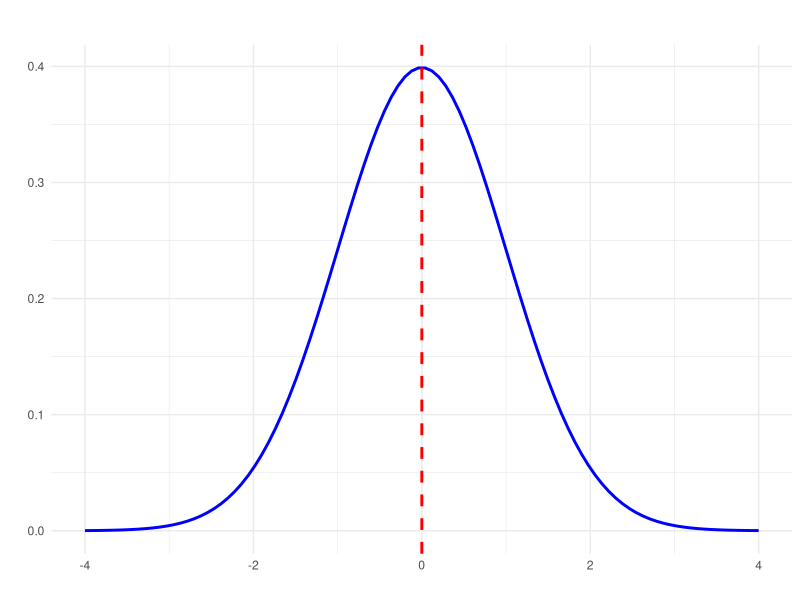
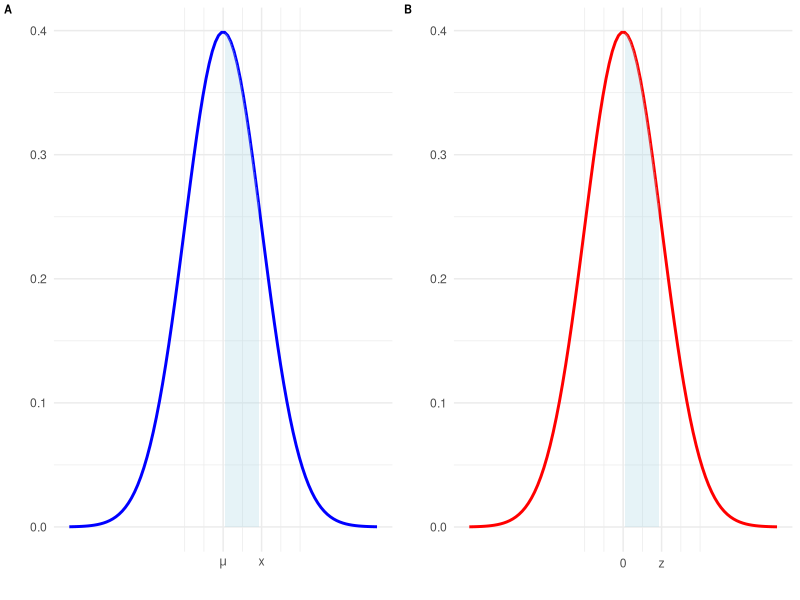
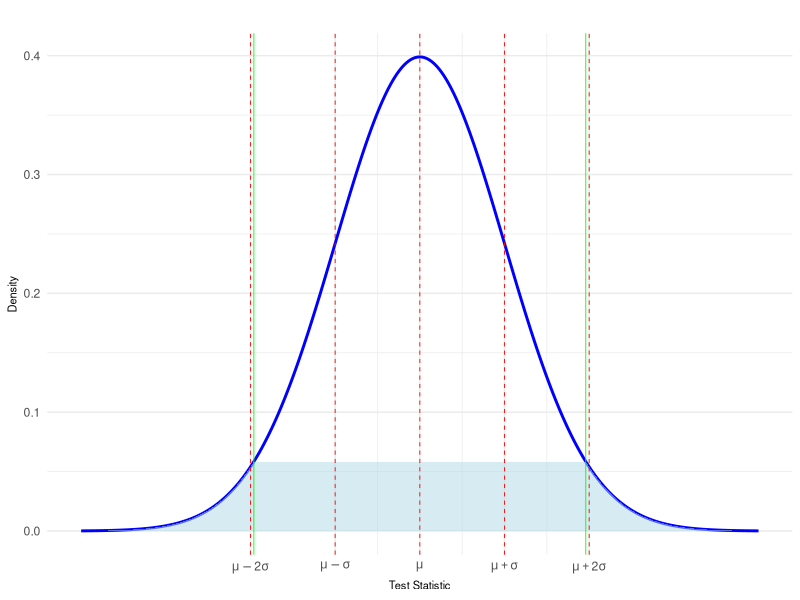
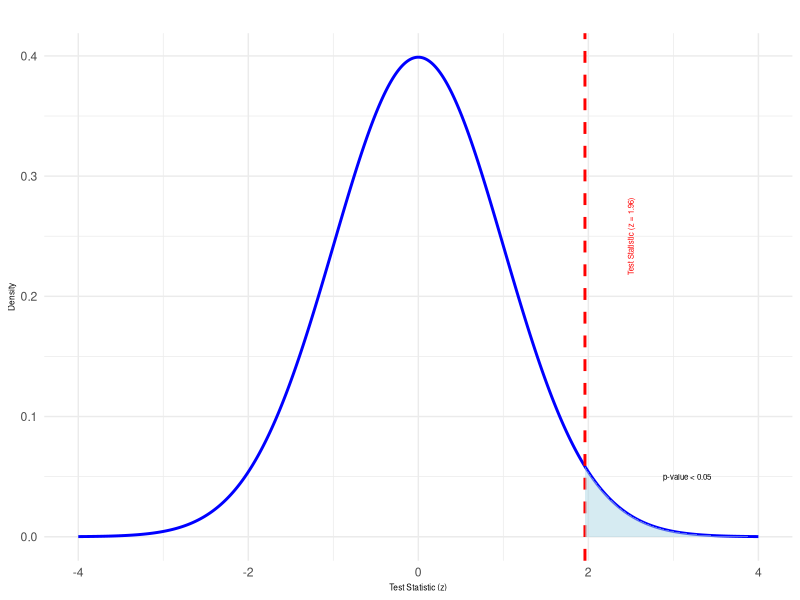

These figures' R source, in order: (Note: this script raises an error after producing the figures.)
## ---- chunk 1
# Load the necessary library
library(ggplot2)
library(dplyr)
# Parameters for the normal distribution
mean <- 0  # Mean 
sd <- 1    # Standard deviation 

# Generate a sequence of x values
x <- seq(-4, 4, length = 100)

# Calculate the density of the normal distribution for each x value
y <- dnorm(x, mean, sd)

# Create a data frame for ggplot
data <- data.frame(x = x, y = y)

# Plot the normal distribution
ggplot(data, aes(x = x, y = y)) +
  geom_line(color = "blue", size = 1) +
  geom_vline(xintercept = mean, linetype = "dashed", color = "red", size = 1) +
  labs(title = "", subtitle = expression(paste("")),x = "", y = "") +
  theme(axis.text.y = element_blank(), # Remove y-axis numbers
      #  axis.ticks.y = element_blank(), # Remove y-axis ticks
        axis.title.y = element_blank()) +# Remove y-axis title
  theme_minimal()

## ---- chunk 2
# Load necessary libraries
library(ggplot2)
library(cowplot)

# Define standard deviation and mean
mu <- 2
sd <- 1

# Create a data frame for the first plot (normal distribution centered at mu)
x_vals <- seq(mu - 4 * sd, mu + 4 * sd, length.out = 100)
dist1 <- dnorm(x_vals, mean = mu, sd = sd)
data1 <- data.frame(x = x_vals, y = dist1)

# Create a data frame for the second plot (normal distribution centered at 0)
x_vals2 <- seq(-4 * sd, 4 * sd, length.out = 100)
dist2 <- dnorm(x_vals2, mean = 0, sd = sd)
data2 <- data.frame(x = x_vals2, y = dist2)

# First plot: Normal distribution with mean mu
plot1 <- ggplot(data1, aes(x = x, y = y)) +
  geom_line(color = "blue", size = 1) +             # Plot the line
  geom_ribbon(data = subset(data1, x >= mu & x <= mu + sd), aes(ymin = 0, ymax = y), fill = "lightblue", alpha = 0.3) + # Fill light blue from mu to 1 SD
  labs(x = "", y = "") +
  scale_x_continuous(breaks = c(mu, mu + sd), labels = c(expression(mu), "x")) + # Label x-axis with mu and x at mu + 1 SD
  theme_minimal() +
  theme(axis.title.x = element_text(size = 14),axis.title.y = element_text(size = 14)
  )

# Second plot: Normal distribution with mean 0
plot2 <- ggplot(data2, aes(x = x, y = y)) +
  geom_line(color = "red", size = 1) +              # Plot the line
  geom_ribbon(data = subset(data2, x >= 0 & x <= 0 + sd), aes(ymin = 0, ymax = y), fill = "lightblue", alpha = 0.3) + # Fill light blue from 0 to 1 SD
  labs(x = "", y = "") +
  scale_x_continuous(breaks = c(0, 0 + sd), labels = c("0", "z")) + # Label x-axis with 0 and z at 1 SD
  theme_minimal() +
  theme(axis.title.x = element_text(size = 14), axis.title.y = element_text(size = 14)
  )

# Combine the two plots side by side
combined_plot <- plot_grid(plot1, plot2, labels = c("A", "B"), label_size = 8)

# Display the combined plot
print(combined_plot)

## ---- chunk 3
cat("$$t = \\frac{\\bar{X_1} - \\bar{X_2}}{\\sqrt{\\frac{s_1^2}{n_1} + \\frac{s_2^2}{n_2}}}$$")

## ---- chunk 4
cat("$$t = \\frac{\\bar{D}}{\\frac{s_D}{\\sqrt{n}}}$$")
## ---- chunk 5
cat("$$z = \\frac{\\bar{X} - \\mu}{\\frac{\\sigma}{\\sqrt{n}}}$$")
## ---- chunk 6
cat("$$F = \\frac{MST}{MSE}$$")
## ---- chunk 7
cat("$$r = \\frac{\\sum (x_i - \\bar{x})(y_i - \\bar{y})}{\\sqrt{\\sum (x_i - \\bar{x})^2 \\sum (y_i - \\bar{y})^2}}$$")
## ---- chunk 8
library(ggplot2)

# Define mean, standard deviation, and critical value for p < 0.05 (two-tailed)
mean <- 0  # Mean under the null hypothesis
sd <- 1    # Standard deviation for the standard normal distribution
test_stat <- 1.5  # Example of an observed test statistic

# Critical values for p < 0.05 in a two-tailed test (1.96 standard deviations)
critical_value <- qnorm(0.975, mean, sd)

# Create a sequence of x values for the plot
x_vals <- seq(mean - 4 * sd, mean + 4 * sd, length.out = 1000)

# Calculate the density (y-values) for the normal distribution
y_vals <- dnorm(x_vals, mean = mean, sd = sd)

# Create a data frame for plotting
data <- data.frame(x = x_vals, y = y_vals)

# Plot the normal distribution
ggplot(data, aes(x = x, y = y)) +
  geom_line(color = "blue", size = 1) +  # Plot the normal distribution curve
  geom_ribbon(data = subset(data, x <= -critical_value | x >= critical_value), 
              aes(ymin = 0, ymax = y), fill = "lightblue", alpha = 0.5) +  # Shade area beyond critical values
  geom_vline(xintercept = c(mean, mean + sd, mean - sd, mean + 2 * sd, mean - 2 * sd), 
             linetype = "dashed", color = "red", size = 0.3) +
  geom_vline(xintercept = c(-critical_value, critical_value), 
             color = "green", linetype = "solid", size = 0.3) +  # Lines for critical values
  scale_x_continuous(breaks = c(mean, mean - sd, mean + sd, mean - 2 * sd, mean + 2 * sd),
                     labels = c(expression(mu), expression(mu - sigma), expression(mu + sigma),
                                expression(mu - 2 * sigma), expression(mu + 2 * sigma))) +  # Label x-axis with mean and SDs
  labs(title = "", 
       x = "Test Statistic", 
       y = "Density") +
  theme_minimal() +
  theme(axis.title.x = element_text(size = 8),
        axis.title.y = element_text(size = 8),
        plot.title = element_text(hjust = 0.5))
## ---- chunk 9
# Load necessary libraries
library(ggplot2)

# Define mean, standard deviation, and observed test statistic
mean <- 0  # Mean of the standard normal distribution (under null hypothesis)
sd <- 1    # Standard deviation of the standard normal distribution
test_stat <- 1.96  # Example test statistic for a 95% confidence level (for significance level of 0.05)

# Create a sequence of x values for the plot
x_vals <- seq(mean - 4 * sd, mean + 4 * sd, length.out = 1000)

# Calculate the density (y-values) for the normal distribution
y_vals <- dnorm(x_vals, mean = mean, sd = sd)

# Create a data frame for plotting
data <- data.frame(x = x_vals, y = y_vals)

# Plot the normal distribution
ggplot(data, aes(x = x, y = y)) +
  geom_line(color = "blue", size = 1) +  # Plot the normal distribution curve
  geom_vline(xintercept = test_stat, color = "red", linetype = "dashed", size = 1) +  # Mark the test statistic (1.96)
  geom_ribbon(data = subset(data, x >= test_stat), aes(ymin = 0, ymax = y), fill = "lightblue", alpha = 0.5) +  # Shade area beyond test statistic (p-value)
  labs(title = "", x = "Test Statistic (z)", y = "Density") +
  annotate("text", x = 2.5, y = 0.25, label = "Test Statistic (z = 1.96)", color = "red", angle = 90, size=2) +
  annotate("text", x = test_stat + 1.2, y = 0.05, label = "p-value < 0.05", color = "black", size = 2) +
  theme_minimal() +
  theme(
    axis.title.x = element_text(size = 6),
    axis.title.y = element_text(size = 6),
    plot.title = element_text(hjust = 0.5)
  )

## ---- chunk 10
knitr::include_graphics("figs/plot1.png")
## ---- chunk 11
knitr::include_graphics("figs/fisher.png")
## ---- chunk 12
knitr::include_graphics("figs/criticalregion.png")
## ---- chunk 13
knitr::include_graphics("figs/plot2.png")
## ---- chunk 14
knitr::include_graphics("figs/significance.png")
## ---- chunk 15
# Create a data frame for the standard normal distribution
df <- data.frame(x = seq(-4, 4, length.out = 1000))
df$y <- dnorm(df$x)

# Plot 1: P(X < z)
z1 <- 1  # Example Z-score
p1 <- ggplot(df, aes(x = x, y = y)) +
  geom_line() +
  geom_area(data = subset(df, x < z1), aes(x = x, y = y), fill = "blue", alpha = 0.3) +
  geom_vline(xintercept = z1, linetype = "dashed", color = "red") +
  labs(title = "P(X < z)", x = "Z-score", y = "") +
  theme_minimal()+
  theme(plot.title = element_text(size = 5),
        axis.title.x = element_blank(),
        axis.title.y = element_text(size = 8),
        axis.text.y = element_text(size = 4),
        axis.text.x = element_text(size = 4))  # Adjust title size here

# Plot 2: P(X > z)
z2 <- 1  # Example Z-score
p2 <- ggplot(df, aes(x = x, y = y)) +
  geom_line() +
  geom_area(data = subset(df, x > z2), aes(x = x, y = y), fill = "blue", alpha = 0.3) +
  geom_vline(xintercept = z2, linetype = "dashed", color = "red") +
  labs(title = "P(X > z)", x = "Z-score", y = "") +
  theme_minimal()+
  theme(plot.title = element_text(size = 5),
        axis.title.y = element_text(size = 8),
        axis.title.x = element_blank(),
        axis.text.y = element_text(size = 4),
        axis.text.x = element_text(size = 4))  # Adjust title size here

# Plot 3: P(z1 < X < z2)
z1 <- -1  # Example Z-score 1
z2 <- 1    # Example Z-score 2
p3 <- ggplot(df, aes(x = x, y = y)) +
  geom_line() +
  geom_area(data = subset(df, x > z1 & x < z2), aes(x = x, y = y), fill = "blue", alpha = 0.3) +
  geom_vline(xintercept = c(z1, z2), linetype = "dashed", color = "red") +
  labs(title = "P(z1 < X < z2)", x = "Z-score", y = "") +
  theme_minimal()+
  theme(plot.title = element_text(size = 5),
        axis.title.y = element_text(size = 8),
        axis.title.x = element_text(size = 8),
        axis.text.y = element_text(size = 4),
        axis.text.x = element_text(size = 4))  # Adjust title size here

# Arrange the plots in a grid
library(gridExtra)
grid.arrange(p1, p2, p3, ncol = 1)
## ---- chunk 16
# Create data for the normal distribution
z_values <- seq(-3, 3, length.out = 100)
y_values <- dnorm(z_values)

# Create a data frame
data <- data.frame(z = z_values, density = y_values)

# Plot the normal distribution and shade the area below z = 0.76
ggplot(data, aes(x = z, y = density)) +
  geom_line() +
  geom_area(data = filter(data, z <= 0.76), fill = "blue", alpha = 0.5) +
  geom_vline(xintercept = 0.76, linetype = "dashed", color = "red") +
  annotate("text", x = 2, y = 0.05, label = "P(z < 0.76)", color = "blue", size = 4) +
  labs(title = "", x = "Z-score", y = "Density") + theme_minimal()

## ---- chunk 17
# Calculate the cumulative 
# probability for z = 0.76
z_score <- 0.76
p_value <- pnorm(z_score)
# Convert to percentage
percent_area <- p_value * 100
percent_area
## ---- chunk 18
# Create data for the normal distribution
z_values <- seq(-3, 3, length.out = 100)
y_values <- dnorm(z_values)

# Create a data frame
data <- data.frame(z = z_values, density = y_values)

# Plot the normal distribution and shade the area below z = 0.76
ggplot(data, aes(x = z, y = density)) +
  geom_line() +
  geom_area(data = filter(data, z <= 0.76), fill = "blue", alpha = 0.5) +
  geom_vline(xintercept = 0.76, linetype = "dashed", color = "red") +
  annotate("text", x = 2, y = 0.05, label = "P(z < 0.76)", color = "blue", size = 4) +
  labs(title = "",
       x = "Z-score",
       y = "Density") +
  theme_minimal()

## ---- chunk 19
# Calculate the z-score for the upper 5%
p_value <- 0.95
z_score <- qnorm(p_value)

# Create data for the normal distribution
z_values <- seq(-3, 3, length.out = 100)
y_values <- dnorm(z_values)

# Create a data frame
data <- data.frame(z = z_values, density = y_values)

# Plot the normal distribution and shade the area above the z-score
ggplot(data, aes(x = z, y = density)) +
  geom_line() +
  geom_area(data = filter(data, z >= z_score), fill = "blue", alpha = 0.5) +
  geom_vline(xintercept = z_score, linetype = "dashed", color = "red") +
  annotate("text", x = z_score + 0, y = 0.05, label = "z where:\n P>z = 0.05", color = "red", size = 4) +
  labs(title = "", x = "Z-score", y = "Density") + theme_minimal()

## ---- chunk 20
# Calculate the z-score for 
# the upper 5% (0.95 cumulative 
# probability)
p_value <- 0.95
z_score <- qnorm(p_value)
# Print the result
z_score
## ---- chunk 21
# Calculate the z-score for the upper 5%
p_value <- 0.95
z_score <- qnorm(p_value)

# Create data for the normal distribution
z_values <- seq(-3, 3, length.out = 100)
y_values <- dnorm(z_values)

# Create a data frame
data <- data.frame(z = z_values, density = y_values)

# Plot the normal distribution and shade the area above the z-score
ggplot(data, aes(x = z, y = density)) +
  geom_line() +
  geom_area(data = filter(data, z >= z_score), fill = "blue", alpha = 0.5) +
  geom_vline(xintercept = z_score, linetype = "dashed", color = "red") +
  annotate("text", x = z_score + 0, y = 0.05, label = "z where:\n P>z = 0.05", color = "red", size = 5) +
  labs(title = "", x = "Z-score", y = "Density") + theme_minimal()

## ---- chunk 22
# Parameters for the normal distribution
mean <- 100
sd <- 15

# Values to find the probability between
low_value <- 100
high_value <- 115

# Calculate the z-scores
z_low <- (low_value - mean) / sd
z_high <- (high_value - mean) / sd

# Calculate the probabilities using pnorm
p_low <- pnorm(z_low)
p_high <- pnorm(z_high)

# Probability of falling between 100 and 115
probability <- p_high - p_low

# Print the probability
print(paste("Probability of falling between 100 and 115:", round(probability, 4)))

# Create data for the normal distribution
x_values <- seq(mean - 4*sd, mean + 4*sd, length.out = 100)
y_values <- dnorm(x_values, mean, sd)

# Create a data frame
data <- data.frame(x = x_values, density = y_values)

# Plot the normal distribution and shade the area between 100 and 115
ggplot(data, aes(x = x, y = density)) +
  geom_line() +
  geom_area(data = filter(data, x >= low_value & x <= high_value), fill = "blue", alpha = 0.5) +
  geom_vline(xintercept = low_value, linetype = "dashed", color = "red") +
  geom_vline(xintercept = high_value, linetype = "dashed", color = "red") +
  labs(title = "", x = "Score", y = "Density") + theme_minimal()
## ---- chunk 23
# Parameters
mean <- 100
sd <- 15
# Values
low_value <- 100
high_value <- 115

# Calculate the z-scores
z_low <- (low_value-mean)/sd
z_high <- (high_value-mean)/sd
## ---- chunk 24
# Parameters for the normal distribution
mean <- 100
sd <- 15

# Values to find the probability between
low_value <- 100
high_value <- 115

# Calculate the z-scores
z_low <- (low_value - mean) / sd
z_high <- (high_value - mean) / sd

# Calculate the probabilities using pnorm
p_low <- pnorm(z_low)
p_high <- pnorm(z_high)

# Probability of falling between 100 and 115
probability <- p_high - p_low

# Print the probability
print(paste("Probability of falling between 100 and 115:", round(probability, 4)))

# Create data for the normal distribution
x_values <- seq(mean - 4*sd, mean + 4*sd, length.out = 100)
y_values <- dnorm(x_values, mean, sd)

# Create a data frame
data <- data.frame(x = x_values, density = y_values)

# Plot the normal distribution and shade the area between 100 and 115
ggplot(data, aes(x = x, y = density)) +
  geom_line() +
  geom_area(data = filter(data, x >= low_value & x <= high_value), fill = "blue", alpha = 0.5) +
  geom_vline(xintercept = low_value, linetype = "dashed", color = "red") +
  geom_vline(xintercept = high_value, linetype = "dashed", color = "red") +
  labs(title = "", x = "Score", y = "Density") + theme_minimal()
## ---- chunk 25
# Find the probabilities
p_low <- pnorm(z_low)
p_high <- pnorm(z_high)

# Probability of falling 
# between 100 and 115
probability <- p_high - p_low
probability
## ---- chunk 26
# Parameters for the normal distribution
mean <- 100
sd <- 15

# Values to find the probability between
low_value <- 100
high_value <- 115

# Calculate the z-scores
z_low <- (low_value - mean) / sd
z_high <- (high_value - mean) / sd

# Calculate the probabilities using pnorm
p_low <- pnorm(z_low)
p_high <- pnorm(z_high)

# Probability of falling between 100 and 115
probability <- p_high - p_low

# Print the probability
print(paste("Probability of falling between 100 and 115:", round(probability, 4)))

# Create data for the normal distribution
x_values <- seq(mean - 4*sd, mean + 4*sd, length.out = 100)
y_values <- dnorm(x_values, mean, sd)

# Create a data frame
data <- data.frame(x = x_values, density = y_values)

# Plot the normal distribution and shade the area between 100 and 115
ggplot(data, aes(x = x, y = density)) +
  geom_line() +
  geom_area(data = filter(data, x >= low_value & x <= high_value), fill = "blue", alpha = 0.5) +
  geom_vline(xintercept = low_value, linetype = "dashed", color = "red") +
  geom_vline(xintercept = high_value, linetype = "dashed", color = "red") +
  labs(title = "", x = "Score", y = "Density") + theme_minimal()
## ---- chunk 27
# Load necessary libraries
library(ggplot2)

# Given values
mean_lifespan <- 15.7
sd_lifespan <- 1.6
age_allison_cat <- 18

# Define the Z-score
z_score <- (age_allison_cat - mean_lifespan) / sd_lifespan

# Generate a sequence of x-values (ages) covering the normal distribution
x_values <- seq(mean_lifespan - 4 * sd_lifespan, mean_lifespan + 4 * sd_lifespan, length = 1000)

# Calculate the density for each x-value
density <- dnorm(x_values, mean = mean_lifespan, sd = sd_lifespan)

# Create a data frame for ggplot
df <- data.frame(x = x_values, density = density)

# Define the critical Z-score for shading
shade_df <- df[df$x >= age_allison_cat, ]

# Plot the normal distribution with the shaded area for P(X > 18)
ggplot(df, aes(x = x, y = density)) +
  geom_line(color = "blue", size = 1) +  # Plot the normal distribution
  geom_area(data = shade_df, aes(x = x, y = density), fill = "red", alpha = 0.4) +  # Shade the area P(X > 18)
  geom_vline(xintercept = age_allison_cat, linetype = "dashed", color = "black") +  # Add a dashed line at Allison's cat's age
  labs(title = "Probability of a Cat Living to be as Old as Allison's Cat",
       subtitle = paste0("Mean = 15.7, SD = 1.6, Age = ", age_allison_cat),
       x = "Cat's Age",
       y = "Density") +
  theme(plot.title = element_text(size = 4)) + 
  theme_minimal()
## ---- chunk 28
# Given values
mean_lifespan <- 15.7
sd_lifespan <- 1.6
age_allison_cat <- 18
# Calculate Z-score
z_score <- (age_allison_cat - mean_lifespan) / sd_lifespan
# Find the probability that a cat lives longer than 18 years
probability <- 1 - pnorm(z_score)
probability
## ---- chunk 29
# Given values
mean_lifespan <- 15.7
sd_lifespan <- 1.6
age_allison_cat <- 18
# Calculate Z-score
z_score <- (age_allison_cat - mean_lifespan) / sd_lifespan
# Find the probability that a cat lives longer than 18 years
probability <- 1 - pnorm(z_score)
probability
## ---- chunk 30
# Parameters
mean <- 0.6
sd <- 0.2
# Threshold 4 lead remediation
threshold <- 1
# Calculate the z-score for the threshold
z_score<-(threshold-mean)/sd
# Calculate the proportion of 
#buildings above the threshold
threshold<-1-pnorm(z_score)
threshold
